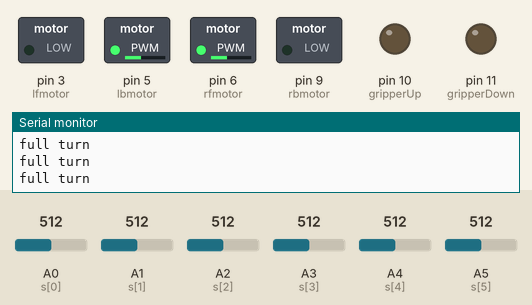
This sketch was run on a simulated Arduino Nano, built with avr-gcc and run on an emulated ATmega328P. Shown: switched loads named in the sketch (green lamp = pin HIGH), output pins drawn as LEDs (lit = HIGH), the last lines printed to the serial monitor. The inputs (shaded band) are chosen by the test bench; at power-on: A2 (s[2]) = 512, A0 (s[0]) = 512, A1 (s[1]) = 512, A3 (s[3]) = 512, A4 (s[4]) = 512, A5 (s[5]) = 512.

Above: at 10.2 s.
10.3 s: A2 (s[2]) set to 493
13.3 s: A2 (s[2]) set to 716
At 14.4 s:
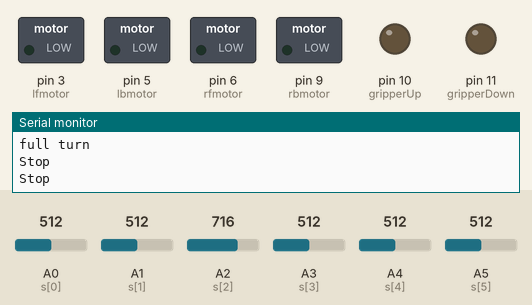
Timing chart, 0 to 19.8 s (numbered marks = the images above; inputs shaded):
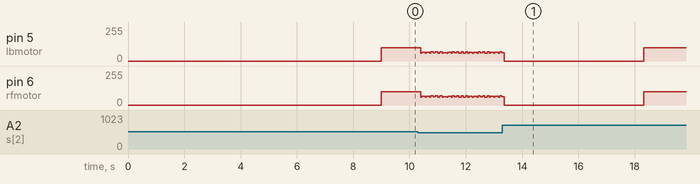

The sketch:

turn_180.ino
```cpp
#define SPEED 150
#define SLOWSPEED 100
#define VSLOWSPEED 80
int s[6] = {A0, A1, A2, A3, A4, A5};
int avg[6];
int val[6];
int white[6];
int black[6];
int i, j;
int ir[6];
int lfmotor = 3;
int rfmotor = 6;
int lbmotor = 5;
int rbmotor = 9;
int trigPin = 13;
int echoPin = 12;

long duration;
int gripperDown = 11;
int gripperUp = 10;
int red, green, blue;
int r[4], g[4], b[4];
int redLed = 10;
int blueLed = 13;
int greenLed = 12;
int input = A6;
void setup() {
  Serial.begin(9600);
  pinMode( lfmotor, OUTPUT );
  pinMode( rfmotor, OUTPUT );
  pinMode( lbmotor, OUTPUT );
  pinMode( rbmotor, OUTPUT );
  analogWrite(lbmotor, 0);
  analogWrite(rbmotor, 0);
  analogWrite(lfmotor, 0);
  analogWrite(rfmotor, 0);

  Serial.println("Place on White");
  delay(2000);

  for (i = 0; i < 6; i++)
  {
    white[i] = analogRead(s[i]);
    Serial.print(white[i]);
    Serial.print("\t");
  } Serial.println(" ");
  delay(1000);

  Serial.println("Place on Black");
  delay(2000);

  for (i = 0; i < 6; i++)
  {
    black[i] = analogRead(s[i]);
    Serial.print(black[i]);
    Serial.print("\t");
  } Serial.println("");
  Serial.println(" Average:");
  delay(1000);
  for (i = 0; i < 6; i++)
  {
    avg[i] = (black[i] + white[i]) / 2;
    Serial.print(avg[i]);
    Serial.print("\t");
  } Serial.println(" ");
  delay(1000);

  pinMode(gripperDown, OUTPUT);
  pinMode(gripperUp, OUTPUT);
  digitalWrite(gripperDown, LOW);
  //digitalWrite(gripperUp, HIGH);
  delay(2000);
  //digitalWrite(gripperUp, LOW);

  pinMode(trigPin, OUTPUT);
  pinMode(echoPin, INPUT);

  pinMode(redLed, OUTPUT);
  pinMode(greenLed, OUTPUT);
  pinMode(blueLed, OUTPUT);
  pinMode(input, INPUT);
}
void Stop()
{
  analogWrite(lfmotor, 0);
  analogWrite(lbmotor, 0);
  analogWrite(rfmotor, 0);
  analogWrite(rbmotor, 0);
  Serial.println("Stop");
}
void fullturn()
{
    while (!(analogRead(s[2]) < avg[2]))
  {
    analogWrite(lfmotor, 0);
    analogWrite(lbmotor, SLOWSPEED);
    analogWrite(rfmotor, SLOWSPEED);
    analogWrite(rbmotor, 0);
    Serial.println("full turn");
  }
  while (!(analogRead(s[2]) > avg[2]))
  {
    analogWrite(lfmotor, 0);
    analogWrite(lbmotor, SLOWSPEED);
    analogWrite(rfmotor, SLOWSPEED);
    analogWrite(rbmotor, 0);
    Serial.println("full turn");
    Stop();
  }
}
void loop() {
  // put your main code here, to run repeatedly:
fullturn();
Stop();
delay(5000);
}
```
